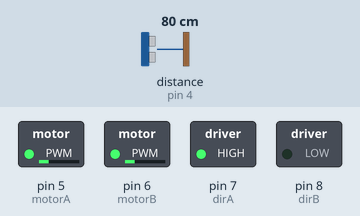
Bench run of a sketch on a simulated Arduino Uno, built with avr-gcc and run on an emulated ATmega328P. On the bench: switched loads named in the sketch (green lamp = pin HIGH). Inputs (shaded band) come from the test bench; at power-on: distance to the obstacle (sensor on pin 4) 80 cm. The echo pulse lasts 58.3 µs per cm.

Above: at 4.5 s.
4.6 s: distance to the obstacle (sensor on pin 4) set to 16 cm
6.1 s: distance to the obstacle (sensor on pin 4) set to 13 cm
At 7.3 s:
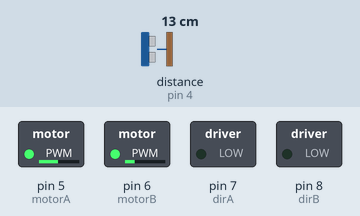
7.6 s: distance to the obstacle (sensor on pin 4) set to 18 cm
At 8.7 s:
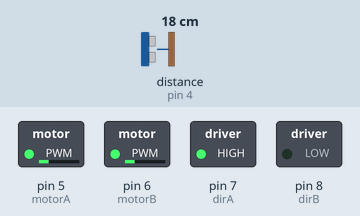
9.1 s: distance to the obstacle (sensor on pin 4) set to 2 cm
At 9.6 s:
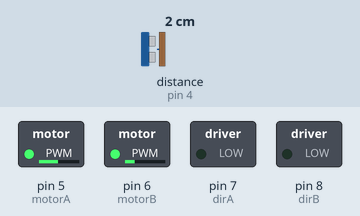
Timing chart, 0 to 11.6 s (numbered marks = the images above; inputs shaded):
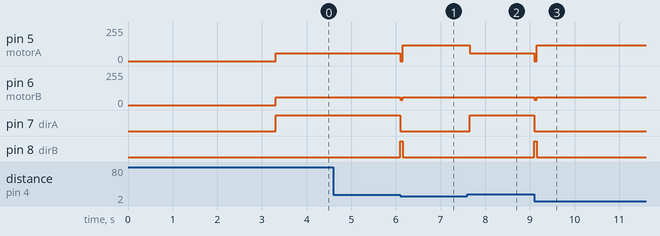

Measured:
- the behaviour switches between 15 and 14 cm on distance to the obstacle (sensor on pin 4) (found by bisection; images 0 and 1)
- after the input at 4.6 s, every drawn part: stays the same
- after the input at 6.1 s, pin 5 (motorA): 60/255 → 120/255 at once; pin 6 (motorB): 60/255 → 40/255 at once, → 60/255 0.05 s later; pin 7 (dirA): HIGH → LOW at once; pin 8 (dirB): LOW → HIGH at once, → LOW 0.05 s later
- after the input at 7.6 s, pin 5 (motorA): 120/255 → 60/255 after 0.06 s; pin 7 (dirA): LOW → HIGH after 0.06 s
- after the input at 9.1 s, pin 5 (motorA): 60/255 → 120/255 at once; pin 6 (motorB): 60/255 → 40/255 at once, → 60/255 0.05 s later; pin 7 (dirA): HIGH → LOW at once; pin 8 (dirB): LOW → HIGH at once, → LOW 0.05 s later

The sketch:

CocoSmile2019.ino
```cpp
#include <Ultrasonic.h>

#define pino_trigger 3
#define pino_echo 4

const int motorA = 5;
const int motorB = 6;
const int dirA = 7;
const int dirB = 8;
const int PWM = 140;
 float cmMsec;
 long microsec;
 int teste = 1;

Ultrasonic ultrasonic(pino_trigger, pino_echo);

void setup() {
  // put your setup code here, to run once:

  pinMode(motorA, OUTPUT);
  pinMode(motorB, OUTPUT);
  pinMode(dirA, OUTPUT);
  pinMode(dirB, OUTPUT);

  delay(3300);

}

void loop() {
  // put your main code here, to run repeatedly:

  microsec = ultrasonic.timing();
  cmMsec = ultrasonic.convert(microsec, Ultrasonic::CM);
  if(cmMsec < 14){
   if(teste%2 == 0){
   viraaesquerda();
   }
   teste = 1;
   frente();
  }
  else{
  teste = 2;
  viraadireita();
//viraaesquerda();
  }


}

void frente(){
  digitalWrite(dirA, LOW);
  digitalWrite(dirB, LOW);
  analogWrite(motorA, 120);
  analogWrite(motorB, 60);
  delay(500);
}

void tras(){
  digitalWrite(dirA, HIGH);
  digitalWrite(dirB, HIGH);
  analogWrite(motorA, PWM);
  analogWrite(motorB, PWM);
  delay(1000);
}

void viraadireita(){
  digitalWrite(dirA, HIGH);
  digitalWrite(dirB, LOW);
  analogWrite(motorA, 60);
  analogWrite(motorB, 60);
}

void viraaesquerda(){
  digitalWrite(dirA, LOW);
  digitalWrite(dirB, HIGH);
  analogWrite(motorA, 0);
  analogWrite(motorB, 40);
  delay(50);
}
```
